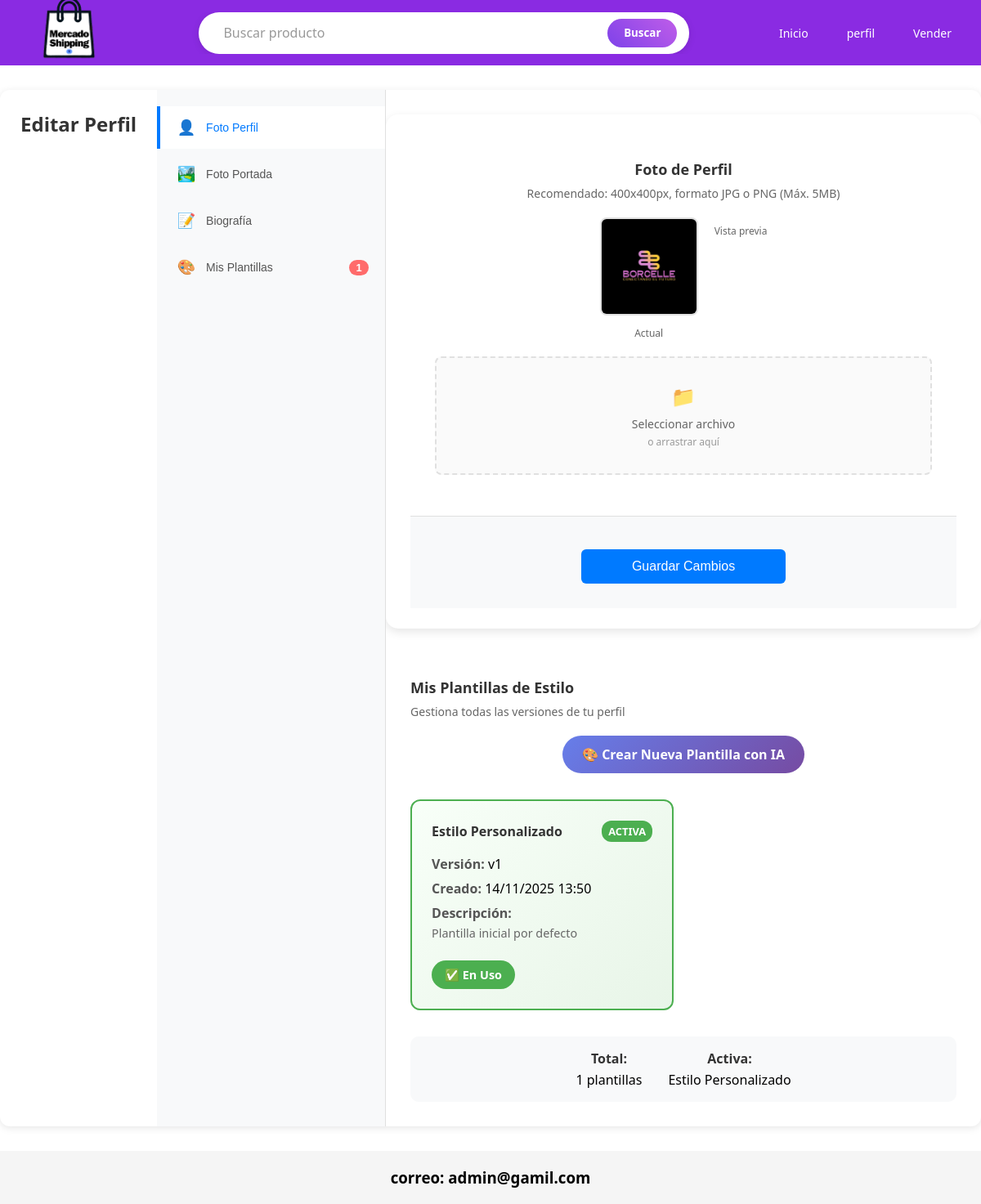
Page /index.php?modulo=editar_perfil (signed in) on the committed database.
### tables this page shows
CREATE TABLE `perfil` (
  `id_perfil` int(11) NOT NULL,
  `id_usuario` int(11) DEFAULT NULL,
  `foto_perfil` varchar(500) DEFAULT NULL,
  `foto_portada` varchar(500) DEFAULT NULL,
  `biografia` text DEFAULT NULL,
  `css_personalizado` varchar(500) DEFAULT 'estilos/estilos_perfil.css',
  `html_personalizado` varchar(500) DEFAULT 'html_personalizado/perfil_base.php'
);

CREATE TABLE `estilos_perfil` (
  `id_estilo` int(11) NOT NULL,
  `id_usuario` int(11) NOT NULL,
  `nombre_estilo` varchar(100) NOT NULL DEFAULT 'Estilo Personalizado',
  `ruta_css` varchar(500) NOT NULL DEFAULT 'estilos/estilos_perfil.css',
  `ruta_html` varchar(500) NOT NULL DEFAULT 'html_personalizado/perfil_base.php',
  `fecha_creacion` timestamp NOT NULL DEFAULT current_timestamp(),
  `fecha_actualizacion` timestamp NOT NULL DEFAULT current_timestamp() ON UPDATE current_timestamp(),
  `esta_activo` tinyint(1) DEFAULT 1,
  `version` int(11) DEFAULT 1,
  `descripcion` text DEFAULT NULL,
  `es_plantilla` tinyint(1) DEFAULT 0
);

### includes/funciones_estilos.php (called while the page is built, shortened)
<?php
function obtenerPlantillasUsuario($id_usuario) {
    global $con;
    $query = "SELECT * FROM estilos_perfil WHERE id_usuario = ? ORDER BY version DESC";
    $stmt = $con->prepare($query);
    $stmt->bind_param("i", $id_usuario);
    $stmt->execute();
    $result = $stmt->get_result();
    $plantillas = [];
    if ($result) {
        while ($row = $result->fetch_assoc()) {
            $plantillas[] = $row;
        }
    }
    return $plantillas;
}
?>

### php/editar_perfil.php (the view, shortened to what this page needs)
<?php
include_once __DIR__ . '/../conexion/conexion.php';
include_once __DIR__ . '/../includes/funciones_estilos.php';
$con = conectar();
$foto_perfil_actual = './img/default.jpg';
$plantillas = [];
if (!isset($_SESSION['id_usuario'])) {
    $mensaje_sesion = "Inicia sesión para ver o cargar productos.";
} else {
    $id_usuario = $_SESSION['id_usuario'];
    $plantillas = obtenerPlantillasUsuario($id_usuario);
    $query_perfil = "SELECT * FROM perfil WHERE id_usuario = ?";
    $stmt_perfil = $con->prepare($query_perfil);
    $stmt_perfil->bind_param("i", $id_usuario);
    $stmt_perfil->execute();
    $result_perfil = $stmt_perfil->get_result();
    if ($result_perfil && $result_perfil->num_rows > 0) {
        $perfil = $result_perfil->fetch_assoc();
        $foto_perfil_actual = !empty($perfil['foto_perfil']) ? $perfil['foto_perfil'] : './img/default.jpg';
    }
}
?>
<div class="editor-perfil">
    <h2>Editar Perfil</h2>
    <div class="menu-lateral">
        <div class="tabs-header">
            <button class="tab-header active" type="button" onclick="cambiarTab('foto-perfil')">
                <span>👤</span>
                Foto Perfil
            </button>
            <button class="tab-header" type="button" onclick="cambiarTab('foto-portada')">
                <span>🏞️</span>
                Foto Portada
            </button>
            <button class="tab-header" type="button" onclick="cambiarTab('biografia')">
                <span>📝</span>
                Biografía
            </button>
            <button class="tab-header" type="button" onclick="cambiarTab('plantillas')">
                <span>🎨</span>
                Mis Plantillas
                <?php if (!empty($plantillas)): ?>
                    <span class="badge"><?php echo count($plantillas); ?></span>
                <?php endif; ?>
            </button>
        </div>
    </div>
    <div class="contenido-principal">
        <form class="form-2" action="./index.php?modulo=editar_perfil" method="POST" enctype="multipart/form-data" id="formEditarPerfil">
            <div class="tab-panel active" id="foto-perfil">
                <div class="panel-content">
                    <h3>Foto de Perfil</h3>
                    <p class="descripcion">Recomendado: 400x400px, formato JPG o PNG (Máx. 5MB)</p>
                    <div class="imagen-section">
                        <div class="imagen-row">
                            <div class="imagen-side">
                                <?php if (!empty($foto_perfil_actual)): ?>
                                    <div class="current-image">
                                        <img src="<?php echo htmlspecialchars($foto_perfil_actual); ?>"
                                             alt="Foto actual"
                                             onerror="this.style.display='none'">
                                        <p>Actual</p>
                                    </div>
                                <?php endif; ?>
                            </div>
                            <div class="imagen-side">
                                <div class="preview-image">
                                    <p>Vista previa</p>
                                </div>
                            </div>
                        </div>
                        <div class="upload-section">
                            <div class="upload-area" onclick="document.getElementById('foto_perfil').click()">
                                <div class="upload-icon">📁</div>
                                <div class="upload-text">Seleccionar archivo</div>
                                <div class="upload-hint">o arrastrar aquí</div>
                            </div>
                        </div>
                    </div>
                </div>
            </div>
            <div class="form-actions">
                <button class="continuar-btn" type="submit" name="guardar_cambios">Guardar Cambios</button>
            </div>
        </form>
        <div class="tab-panel active" id="plantillas">
            <div class="panel-content">
                <h3>Mis Plantillas de Estilo</h3>
                <p class="descripcion">Gestiona todas las versiones de tu perfil</p>
                <div class="plantillas-actions">
                    <a href="index.php?modulo=asistente_perfil" class="btn-crear">
                        🎨 Crear Nueva Plantilla con IA
                    </a>
                </div>
                <?php if (empty($plantillas)): ?>
                    <div class="no-plantillas">
                        <div class="empty-state">
                            <span>🎨</span>
                            <h4>No tienes plantillas guardadas</h4>
                            <p>Crea tu primera plantilla personalizada con el asistente IA</p>
                            <a href="index.php?modulo=asistente_perfil" class="btn-primary">
                                Crear Primera Plantilla
                            </a>
                        </div>
                    </div>
                <?php else: ?>
                    <div class="plantillas-grid">
                        <?php foreach ($plantillas as $plantilla): ?>
                            <div class="plantilla-card <?php echo $plantilla['esta_activo'] ? 'activa' : ''; ?>">
                                <div class="plantilla-header">
                                    <h4><?php echo htmlspecialchars($plantilla['nombre_estilo']); ?></h4>
                                    <?php if ($plantilla['esta_activo']): ?>
                                        <span class="badge-activa">ACTIVA</span>
                                    <?php endif; ?>
                                </div>
                                <div class="plantilla-info">
                                    <div class="info-item">
                                        <strong>Versión:</strong> v<?php echo $plantilla['version']; ?>
                                    </div>
                                    <div class="info-item">
                                        <strong>Creado:</strong> <?php echo date('d/m/Y H:i', strtotime($plantilla['fecha_creacion'])); ?>
                                    </div>
                                    <?php if (!empty($plantilla['descripcion'])): ?>
                                        <div class="info-item">
                                            <strong>Descripción:</strong>
                                            <p><?php echo htmlspecialchars($plantilla['descripcion']); ?></p>
                                        </div>
                                    <?php endif; ?>
                                </div>
                                <div class="plantilla-actions">
                                    <?php if (!$plantilla['esta_activo']): ?>
                                        <form method="POST" action="./index.php?modulo=editar_perfil" style="display: inline;">
                                            <button type="submit" name="cambiar_plantilla" value="<?php echo $plantilla['id_estilo']; ?>" class="btn-usar">
                                                🎯 Usar Esta
                                            </button>
                                        </form>
                                    <?php else: ?>
                                        <span class="btn-actual">✅ En Uso</span>
                                    <?php endif; ?>
                                </div>
                            </div>
                        <?php endforeach; ?>
                    </div>
                    <div class="plantillas-stats">
                        <div class="stat">
                            <strong>Total:</strong> <?php echo count($plantillas); ?> plantillas
                        </div>
                        <div class="stat">
                            <strong>Activa:</strong>
                            <?php
                            $activa = array_filter($plantillas, function($p) { return $p['esta_activo']; });
                            echo count($activa) > 0 ? current($activa)['nombre_estilo'] : 'Ninguna';
                            ?>
                        </div>
                    </div>
                <?php endif; ?>
            </div>
        </div>
    </div>
</div>

### estilos/estilos_index.css (style rules this page uses)
* { margin: 0; padding: 0; box-sizing: border-box; }
html, body { width: 100%; max-width: 100%; overflow-x: hidden; position: relative; }
body { display: grid; grid-template-columns: repeat(12, 1fr); grid-template-rows: auto 1fr auto; background-color: #fff; min-height: 100vh; width: 100%; overflow-x: hidden; font-family: 'Segoe UI', Arial, sans-serif; }
img, video, iframe, table { max-width: 100% !important; height: auto !important; }
body, html { overflow-x: hidden !important; position: relative; }
main, header, footer, section, div { max-width: 100vw !important; overflow-x: hidden !important; }

### estilos/estilos_pd.css (style rules this page uses)
.continuar-btn { width: 100%; max-width: 250px; padding: 12px; font-size: 17px; background: linear-gradient(135deg, blueviolet, rgb(120, 60, 200)); color: #fff; border: none; border-radius: 30px; cursor: pointer; transition: 0.25s; margin: 20px auto 10px; display: block; }

### rows in the picture
perfil: foto_perfil (picture)
estilos_perfil: nombre_estilo "Estilo Personalizado", esta_activo "ACTIVA", version "1", fecha_creacion "14/11/2025 13:50", descripcion "Plantilla inicial por defecto"

### other values in the picture
count($plantillas) "1"
$_SESSION[correo] "admin@gamil.com"
